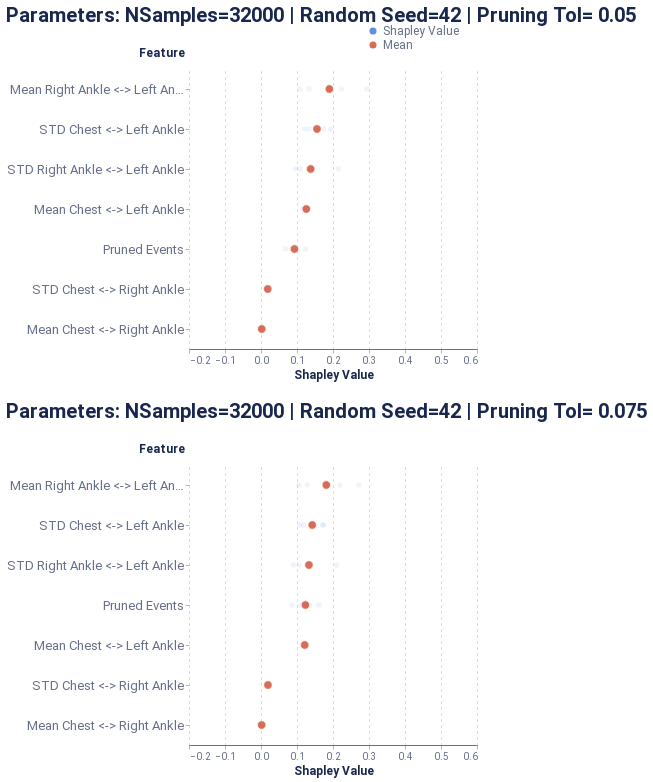

This figure's notebook cell:
### Markdown cell above
##### Global feature-level

### Code cell
feature_dict = {'path': 'outputs/feature_all.csv', 'rs': 42, 'nsamples': 32000, 'feature_names': model_features, 'plot_features': plot_feats, }
feat_data = feat_explain_all(f_hs, pos_dataset, feature_dict, prun_indexes, average_event, model_features, schema, sequence_id_feat, time_feat)
feat_global_plot = plot_global_feat(feat_data, **feature_dict)
feat_global_plot

### Figure 1 — Vega-Lite specification as saved in the notebook (floating-point values rounded to 4 significant figures)
{"config": {"axis": {"domain": true, "domainColor": "#666F89", "grid": false, "gridCap": "round", "gridColor": "#B3B7C4", "gridDash": [2, 4], "gridWidth": 0.5, "labelColor": "#666F89", "labelFont": "Roboto, Arial, sans-serif", "labelPadding": 2, "tickColor": "#666F89", "tickOpacity": 0.5, "tickSize": 4, "titleColor": "#19274E", "titleFont": "Roboto, Arial, sans-serif", "titleFontSize": 12}, "axisBand": {"domain": true, "labelPadding": 4, "ticks": false}, "axisY": {"domain": false, "titleAlign": "left", "titleAngle": 0, "titleX": -20, "titleY": -10}, "legend": {"labelColor": "#666F89", "labelFont": "Roboto, Arial, sans-serif", "labelFontSize": 12, "symbolSize": 40, "titleColor": "#19274E", "titleFont": "Roboto, Arial, sans-serif", "titleFontSize": 12, "titlePadding": 4}, "arc": {"stroke": "#FFFFFF", "strokeWidth": 1}, "bar": {"fill": "#2770EB", "stroke": null}, "line": {"stroke": "#2770EB", "strokeWidth": 2}, "path": {"stroke": "#2770EB", "strokeWidth": 0.5}, "point": {"fill": "#2770EB", "shape": "circle", "filled": true}, "rect": {"fill": "#2770EB"}, "rule": {"stroke": "#666F89"}, "shape": {"stroke": "#2770EB"}, "text": {"color": "#19274E", "font": "Roboto, Arial, sans-serif", "fontSize": 12}, "range": {"category": ["#2770EB", "#77B98A", "#DA5252", "#FFC400", "#A87AEA", "#00A39E", "#19274E"], "diverging": ["#006360", "#2BB3AE", "#96D9D7", "#FFFFFF", "#EDAAAA", "#DA5252", "#811D1D"], "heatmap": ["#18448F", "#1B4EA5", "#2770EB", "#4C88EE", "#82ACF3", "#A6C4F7", "#E9F1FD"], "ramp": ["#18448F", "#1B4EA5", "#2770EB", "#4C88EE", "#82ACF3", "#A6C4F7", "#E9F1FD"]}, "background": "#FFFFFF", "group": {"fill": "#FFFFFF"}, "header": {"labelColor": "#19274E", "labelFont": "Roboto, Arial, sans-serif", "labelFontSize": 12, "titleColor": "#19274E", "titleFont": "Roboto, Arial, sans-serif", "titleFontSize": 16}, "title": {"anchor": "start", "color": "#19274E", "font": "Roboto, Arial, sans-serif", "fontSize": 20, "fontWeight": "bold", "offset": 20, "subtitleColor": "#19274E", "subtitleFontSize": 16}, "view": {"continuousHeight": 300, "continuousWidth": 400, "stroke": "transparent"}}, "vconcat": [{"mark": {"type": "point", "stroke": "white", "strokeWidth": 0.6}, "encoding": {"color": {"type": "nominal", "field": "type", "legend": {"fillColor": "white", "orient": "bottom-right", "symbolSize": 50, "symbolStrokeWidth": 0, "title": null}, "scale": {"domain": ["Shapley Value", "Mean"], "range": ["#618FE0", "#d76d58"]}}, "opacity": {"condition": {"value": 1.0, "test": "(datum.type === 'Mean')"}, "value": 0.1}, "size": {"condition": {"value": 70, "test": "(datum.type === 'Mean')"}, "value": 30}, "x": {"type": "quantitative", "axis": {"grid": true, "title": "Shapley Value"}, "field": "Shapley Value", "scale": {"domain": [-0.2, 0.6]}}, "y": {"type": "ordinal", "axis": {"labelFontSize": 13, "titleX": -51}, "field": "Feature", "sort": ["Mean Right Ankle <-> Left Ankle", "STD Chest <-> Left Ankle", "STD Right Ankle <-> Left Ankle", "Mean Chest <-> Left Ankle", "Pruned Events", "STD Chest <-> Right Ankle", "Mean Chest <-> Right Ankle"]}}, "height": 280, "title": "Parameters: NSamples=32000 | Random Seed=42 | Pruning Tol= 0.05", "width": 288}, {"data": {"name": "data-94b0a74a125470bb476a7b39ca62c19d"}, "mark": {"type": "point", "stroke": "white", "strokeWidth": 0.6}, "encoding": {"color": {"type": "nominal", "field": "type", "legend": {"fillColor": "white", "orient": "bottom-right", "symbolSize": 50, "symbolStrokeWidth": 0, "title": null}, "scale": {"domain": ["Shapley Value", "Mean"], "range": ["#618FE0", "#d76d58"]}}, "opacity": {"condition": {"value": 1.0, "test": "(datum.type === 'Mean')"}, "value": 0.1}, "size": {"condition": {"value": 70, "test": "(datum.type === 'Mean')"}, "value": 30}, "x": {"type": "quantitative", "axis": {"grid": true, "title": "Shapley Value"}, "field": "Shapley Value", "scale": {"domain": [-0.2, 0.6]}}, "y": {"type": "ordinal", "axis": {"labelFontSize": 13, "titleX": -51}, "field": "Feature", "sort": ["Mean Right Ankle <-> Left Ankle", "STD Chest <-> Left Ankle", "STD Right Ankle <-> Left Ankle", "Pruned Events", "Mean Chest <-> Left Ankle", "STD Chest <-> Right Ankle", "Mean Chest <-> Right Ankle"]}}, "height": 280, "title": "Parameters: NSamples=32000 | Random Seed=42 | Pruning Tol= 0.075", "width": 288}], "data": {"name": "data-3f57785d3cd0784dd0843d135ef11f2e"}, "$schema": "https://vega.github.io/schema/vega-lite/v4.8.1.json", "datasets": {"data-3f57785d3cd0784dd0843d135ef11f2e": [{"Shapley Value": -0.003732, "Feature": "Mean Chest <-> Right Ankle", "type": "Shapley Value"}, {"Shapley Value": 0.01634, "Feature": "STD Chest <-> Right Ankle", "type": "Shapley Value"}, {"Shapley Value": 0.1294, "Feature": "Mean Chest <-> Left Ankle", "type": "Shapley Value"}, {"Shapley Value": 0.1743, "Feature": "STD Chest <-> Left Ankle", "type": "Shapley Value"}, {"Shapley Value": 0.1078, "Feature": "Mean Right Ankle <-> Left Ankle", "type": "Shapley Value"}, {"Shapley Value": 0.09607, "Feature": "STD Right Ankle <-> Left Ankle", "type": "Shapley Value"}, {"Shapley Value": 0.06787, "Feature": "Pruned Events", "type": "Shapley Value"}, {"Shapley Value": 0.007585, "Feature": "Mean Chest <-> Right Ankle", "type": "Shapley Value"}, {"Shapley Value": 0.02075, "Feature": "STD Chest <-> Right Ankle", "type": "Shapley Value"}, {"Shapley Value": 0.1173, "Feature": "Mean Chest <-> Left Ankle", "type": "Shapley Value"}, {"Shapley Value": 0.1336, "Feature": "STD Chest <-> Left Ankle", "type": "Shapley Value"}, {"Shapley Value": 0.2941, "Feature": "Mean Right Ankle <-> Left Ankle", "type": "Shapley Value"}, {"Shapley Value": 0.109, "Feature": "STD Right Ankle <-> Left Ankle", "type": "Shapley Value"}, {"Shapley Value": 0.0962, "Feature": "Pruned Events", "type": "Shapley Value"}, {"Shapley Value": -0.001496, "Feature": "Mean Chest <-> Right Ankle", "type": "Shapley Value"}, {"Shapley Value": 0.01713, "Feature": "STD Chest <-> Right Ankle", "type": "Shapley Value"}, {"Shapley Value": 0.1273, "Feature": "Mean Chest <-> Left Ankle", "type": "Shapley Value"}, {"Shapley Value": 0.1936, "Feature": "STD Chest <-> Left Ankle", "type": "Shapley Value"}, {"Shapley Value": 0.2233, "Feature": "Mean Right Ankle <-> Left Ankle", "type": "Shapley Value"}, {"Shapley Value": 0.1319, "Feature": "STD Right Ankle <-> Left Ankle", "type": "Shapley Value"}, {"Shapley Value": 0.1231, "Feature": "Pruned Events", "type": "Shapley Value"}, {"Shapley Value": 0.006059, "Feature": "Mean Chest <-> Right Ankle", "type": "Shapley Value"}, {"Shapley Value": 0.02101, "Feature": "STD Chest <-> Right Ankle", "type": "Shapley Value"}, {"Shapley Value": 0.1295, "Feature": "Mean Chest <-> Left Ankle", "type": "Shapley Value"}, {"Shapley Value": 0.1206, "Feature": "STD Chest <-> Left Ankle", "type": "Shapley Value"}, {"Shapley Value": 0.134, "Feature": "Mean Right Ankle <-> Left Ankle", "type": "Shapley Value"}, {"Shapley Value": 0.2151, "Feature": "STD Right Ankle <-> Left Ankle", "type": "Shapley Value"}, {"Shapley Value": 0.08457, "Feature": "Pruned Events", "type": "Shapley Value"}, {"Shapley Value": 0.09295, "Feature": "Pruned Events", "type": "Mean"}, {"Shapley Value": 0.002104, "Feature": "Mean Chest <-> Right Ankle", "type": "Mean"}, {"Shapley Value": 0.1259, "Feature": "Mean Chest <-> Left Ankle", "type": "Mean"}, {"Shapley Value": 0.1898, "Feature": "Mean Right Ankle <-> Left Ankle", "type": "Mean"}, {"Shapley Value": 0.01881, "Feature": "STD Chest <-> Right Ankle", "type": "Mean"}, {"Shapley Value": 0.1555, "Feature": "STD Chest <-> Left Ankle", "type": "Mean"}, {"Shapley Value": 0.138, "Feature": "STD Right Ankle <-> Left Ankle", "type": "Mean"}], "data-94b0a74a125470bb476a7b39ca62c19d": [{"Shapley Value": -0.004015, "Feature": "Mean Chest <-> Right Ankle", "type": "Shapley Value"}, {"Shapley Value": 0.01673, "Feature": "STD Chest <-> Right Ankle", "type": "Shapley Value"}, {"Shapley Value": 0.1216, "Feature": "Mean Chest <-> Left Ankle", "type": "Shapley Value"}, {"Shapley Value": 0.1711, "Feature": "STD Chest <-> Left Ankle", "type": "Shapley Value"}, {"Shapley Value": 0.1055, "Feature": "Mean Right Ankle <-> Left Ankle", "type": "Shapley Value"}, {"Shapley Value": 0.09012, "Feature": "STD Right Ankle <-> Left Ankle", "type": "Shapley Value"}, {"Shapley Value": 0.08694, "Feature": "Pruned Events", "type": "Shapley Value"}, {"Shapley Value": 0.007425, "Feature": "Mean Chest <-> Right Ankle", "type": "Shapley Value"}, {"Shapley Value": 0.02097, "Feature": "STD Chest <-> Right Ankle", "type": "Shapley Value"}, {"Shapley Value": 0.1188, "Feature": "Mean Chest <-> Left Ankle", "type": "Shapley Value"}, {"Shapley Value": 0.1179, "Feature": "STD Chest <-> Left Ankle", "type": "Shapley Value"}, {"Shapley Value": 0.2718, "Feature": "Mean Right Ankle <-> Left Ankle", "type": "Shapley Value"}, {"Shapley Value": 0.1062, "Feature": "STD Right Ankle <-> Left Ankle", "type": "Shapley Value"}, {"Shapley Value": 0.1355, "Feature": "Pruned Events", "type": "Shapley Value"}, {"Shapley Value": -0.001119, "Feature": "Mean Chest <-> Right Ankle", "type": "Shapley Value"}, {"Shapley Value": 0.01862, "Feature": "STD Chest <-> Right Ankle", "type": "Shapley Value"}, {"Shapley Value": 0.1175, "Feature": "Mean Chest <-> Left Ankle", "type": "Shapley Value"}, {"Shapley Value": 0.1734, "Feature": "STD Chest <-> Left Ankle", "type": "Shapley Value"}, {"Shapley Value": 0.2196, "Feature": "Mean Right Ankle <-> Left Ankle", "type": "Shapley Value"}, {"Shapley Value": 0.1267, "Feature": "STD Right Ankle <-> Left Ankle", "type": "Shapley Value"}, {"Shapley Value": 0.1601, "Feature": "Pruned Events", "type": "Shapley Value"}, {"Shapley Value": 0.005215, "Feature": "Mean Chest <-> Right Ankle", "type": "Shapley Value"}, {"Shapley Value": 0.02108, "Feature": "STD Chest <-> Right Ankle", "type": "Shapley Value"}, {"Shapley Value": 0.1278, "Feature": "Mean Chest <-> Left Ankle", "type": "Shapley Value"}, {"Shapley Value": 0.1074, "Feature": "STD Chest <-> Left Ankle", "type": "Shapley Value"}, {"Shapley Value": 0.1288, "Feature": "Mean Right Ankle <-> Left Ankle", "type": "Shapley Value"}, {"Shapley Value": 0.2097, "Feature": "STD Right Ankle <-> Left Ankle", "type": "Shapley Value"}, {"Shapley Value": 0.1109, "Feature": "Pruned Events", "type": "Shapley Value"}, {"Shapley Value": 0.1234, "Feature": "Pruned Events", "type": "Mean"}, {"Shapley Value": 0.001877, "Feature": "Mean Chest <-> Right Ankle", "type": "Mean"}, {"Shapley Value": 0.1214, "Feature": "Mean Chest <-> Left Ankle", "type": "Mean"}, {"Shapley Value": 0.1814, "Feature": "Mean Right Ankle <-> Left Ankle", "type": "Mean"}, {"Shapley Value": 0.01935, "Feature": "STD Chest <-> Right Ankle", "type": "Mean"}, {"Shapley Value": 0.1424, "Feature": "STD Chest <-> Left Ankle", "type": "Mean"}, {"Shapley Value": 0.1332, "Feature": "STD Right Ankle <-> Left Ankle", "type": "Mean"}]}}
